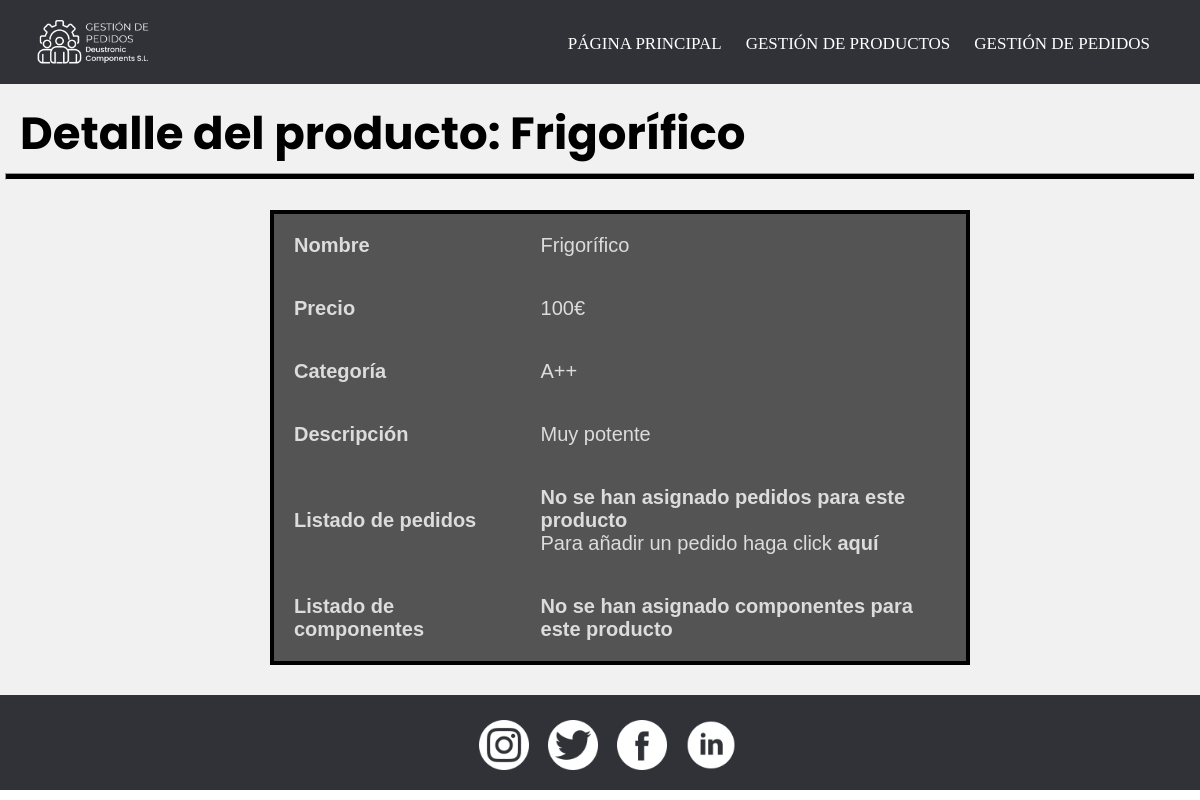
The page /gestionDePedidos/detalleProducto/7/ on the database as committed earlier.
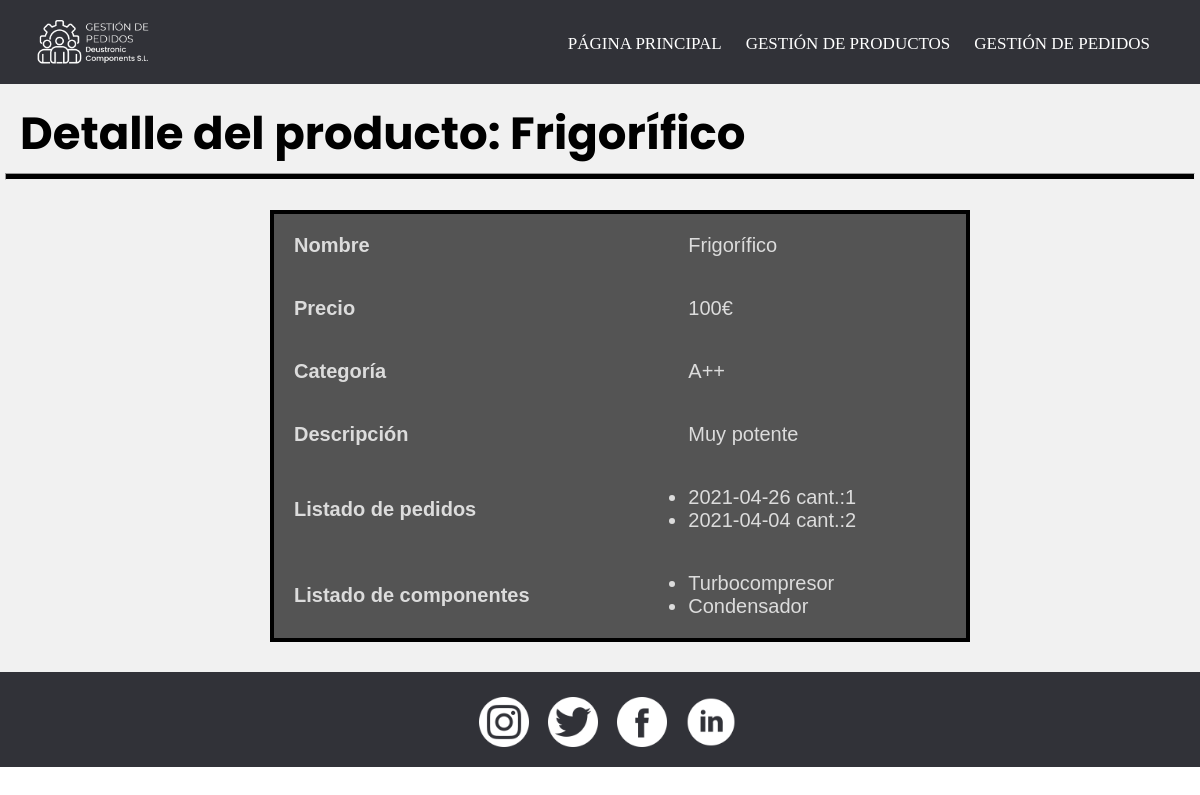
The same page on the database as committed later.
### appGestionDePedidos/models.py (models this page shows, shortened)
class Producto(models.Model):
    precio = models.IntegerField()
    nombre = models.CharField(max_length=50)
    descripcion = models.TextField(max_length=50)
    categoria = models.CharField(max_length=50)
    componentes = models.ManyToManyField(Componente, through = 'Consta') #esto nos crea la tabla intermedia de la n-m invisible producto-componente

class Compone(models.Model):
    producto = models.ForeignKey(Producto, on_delete=models.CASCADE)
    pedido = models.ForeignKey(Pedido, on_delete=models.CASCADE)
    cantidad = models.IntegerField()

class Pedido(models.Model):
    fecha = models.DateField()
    precioTotal = models.IntegerField()
    cliente = models.ForeignKey(Cliente, on_delete=models.CASCADE) #para la recacion 1-n con cliente
    productos = models.ManyToManyField(Producto, through = 'Compone')#esto nos crea la tabla intermedia de la n-m invisible de pedido-producto
    def __str__(self):
        return str(self.fecha)

class Componente(models.Model):
    nombre = models.CharField(max_length=50)
    marca = models.CharField(max_length=50)

### appGestionDePedidos/views.py (the view)
# urls.py: path('detalleProducto/<int:pk>/', ProductoDetailView.as_view(), name = 'detalleProducto'),
class ProductoDetailView(DetailView):
        model = Producto
        template_name = 'detalleProducto.html'
        context_object_name = 'detalle_producto'

### appGestionDePedidos/templates/DetalleProducto.html
{% extends "base.html" %}
{% load static %}
{% block content %}
    <header>
        <h2 class="pagSecundarias">Detalle del producto: {{detalle_producto.nombre}}</h2>
        <hr>
    </header>
    <div class="detalle">
        <table>
            <tr>
                <th>Nombre</th>
                <td>{{ detalle_producto.nombre }}</td>
            </tr>
            <tr>
                <th>Precio</th>
                <td>{{ detalle_producto.precio }}€</td>
            </tr>
            <tr>
                <th>Categoría</th>
                <td>{{ detalle_producto.categoria }}</td>
            </tr>
            <tr>
                <th>Descripción</th>
                <td>{{ detalle_producto.descripcion }}</td>
            </tr>
            <tr>
                <th>Listado de pedidos</th>
                <td>
                    {% if detalle_producto.compone_set.all %}
                        <ul>
                            {% for pedidos in detalle_producto.compone_set.all %}
                                <li>{{pedidos.pedido}} cant.:{{pedidos.cantidad}}</li>
                            {% endfor %}
                        </ul>
                    {% else %}
                        <h4>No se han asignado pedidos para este producto</h4>
                        <p>Para añadir un pedido haga click <a href="">aquí</a></p>
                    {% endif %}
                </td>
            </tr>
            <tr>
                <th>Listado de componentes</th>
                <td>
                    {% if detalle_producto.componentes.all %}
                        <ul>
                            {% for componentes in detalle_producto.componentes.all %}
                                <li>{{componentes.nombre}}</li>
                            {% endfor %}
                        </ul>
                    {% else %}
                        <h4>No se han asignado componentes para este producto</h4>
                    {% endif %}
                </td>
            </tr>
        </table>
    </div>
{% endblock %}

### appGestionDePedidos/templates/base.html (shortened to what this page needs)
<!DOCTYPE html>
{% load static %}
<html lang="es">
<head>
    <link rel="stylesheet" href="{% static 'CSS/style.css' %}">
</head>
<body>
    <header>
        <div class="nav-fijado">
            <nav class="menu">
                <img src="{% static 'IMG/logo_nav.png' %}" alt="Logo" width="150px">
                <ul>
                    <li><a href="{% url 'pagPrincipal' %}">PÁGINA PRINCIPAL</a></li>
                    <li><a href="">GESTIÓN DE PRODUCTOS</a>
                    </li>
                    <li><a href="">GESTIÓN DE PEDIDOS</a>
                    </li>
                </ul>
            </nav>
        </div>
    </header>
    <main>
        {% block content %}{% endblock %}
    </main>
    <footer class="pie">
        <a href="https://www.instagram.com/?hl=es" title="Instagram"><img src="{% static 'IMG/instagram.png' %}" alt="Intagram" width="50px" height="50px"></a>
        <a href="https://twitter.com/?lang=es" title="Twitter"><img src="{% static 'IMG/twitter.png' %}"alt="Twitter" width="50px" height="50px"></a>
        <a href="https://es-es.facebook.com/" title="Facebook"><img src="{% static 'IMG/facebook.png' %}" alt="Facebook" width="50px" height="50px"></a>
        <a href="https://es.linkedin.com/" title="LinkedIn"><img src="{% static 'IMG/linkedin.png' %}" alt="LinkedIn" width="50px" height="50px"></a>
    </footer>
</body>
</html>

### appGestionDePedidos/static/CSS/style.css (style rules this page uses)
* { padding: 0; margin: 0; }
.nav-fijado { width: 100%; position: fixed; z-index: 1; border-bottom: 2px solid rgb(241, 241, 241); background-color: #313238; }
.menu { margin-left: auto; margin-right: auto; font-family: "calibri"; width: 100%; }
.menu img { float: left; padding-top: 0px; padding-left: 15px; padding-bottom: 0px; }
.menu ul { margin: auto; list-style: none; padding-right: 30px; float: right; }
.menu li { display: inline-block; }
.menu li a { color: white; text-decoration: none; padding-top: 34px; padding-right: 20px; font-size: 17px; transition: color 0.4s; display: block; }
.pie { background-color: #313238; height: 95px; width: 100%; text-align: center; clear: right; clear: left; }
.pie img { margin-left: 15px; margin-top: 25px; }
main { background-color: rgb(241, 241, 241); min-height: 483px; }
main h2 { padding: 20px; font-family: "poppins", Arial, Helvetica, sans-serif; font-size: 45px; color: black; }
.pagSecundarias { padding-top: 100px; }
hr { margin: auto; margin-top: -15px; height: 5px; width: 99%; background-color: black; }
.detalle { padding: 30px; width: 55%; margin: auto; }
.detalle table { border-collapse: collapse; border-spacing: 0; border: 4px solid black; font-family: "calibri", Verdana, Geneva, Tahoma, sans-serif;; font-size: 20px; color: gainsboro; width: 700px; text-align: left; background-color: rgba(0, 0, 0, 0.65); }
.detalle tr { transition: background-color 1s; }
.detalle th, td { padding: 20px; }

Rows that differ between the two databases and show on the page:
added Compone: pedido "2021-04-26", cantidad "1"
added Compone: pedido "2021-04-04", cantidad "2"
now on this page (row unchanged): Componente: nombre "Turbocompresor"
added Componente: nombre "Condensador"
Other text that changed with them:
text no longer shown: "No se han asignado pedidos para este producto Para añadir un pedido haga click aquí No se han asignado componentes para este producto"
